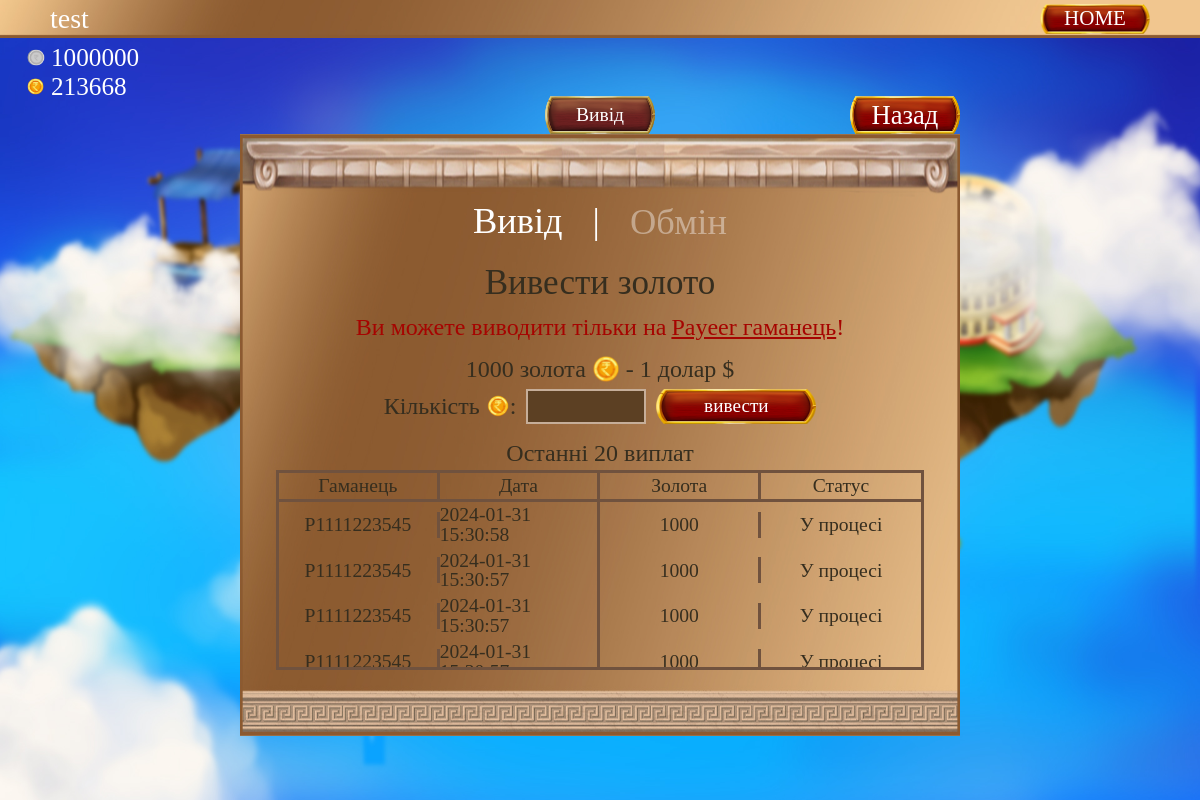
The page /ua/pages/withdraw.php (signed in) on the database its author committed.
### tables this page shows
CREATE TABLE `users` (
  `user_id` int NOT NULL,
  `username` text NOT NULL,
  `email` text NOT NULL,
  `password` text NOT NULL,
  `payeer_wallet` varchar(20) DEFAULT NULL,
  `ref_id` int NOT NULL,
  `ban` int NOT NULL DEFAULT '0',
  `key_forgot` text
);

CREATE TABLE `users_b` (
  `user_id` int NOT NULL,
  `username` text NOT NULL,
  `silver` int NOT NULL,
  `gold` int NOT NULL
);

CREATE TABLE `users_withdraw` (
  `withdraw_id` int NOT NULL,
  `user_id` int NOT NULL,
  `date_withdraw` int NOT NULL,
  `gold` int NOT NULL,
  `payeer_wallet` varchar(20) NOT NULL,
  `status` int NOT NULL
);

### ua/pages/withdraw.php (the view, shortened to what this page needs)
<?php
	require_once '../../classes/configdb.php';
	$user_id = intval($_SESSION['user']);
	$user = $db->query("SELECT * FROM users WHERE user_id = '$user_id'");
	$row = $user->fetch_assoc();
	$users_b = $db->query("SELECT * FROM users_b WHERE user_id = '$user_id'");
	$row2 = $users_b->fetch_assoc();
?>
<!DOCTYPE html>
<html lang="ru">
	<head>
		<link rel="stylesheet" type="text/css" href="../../css/style4.css">
	</head>
	<body>
		<div class="main">
			<div class="header">
				<div class="panel">
					<div class="panel_nick"><?=$row['username']?></div>
					<a class="panel_exit" href="mylands.php">HOME</a>
				</div>
				<div class="silver">
					<div class="silver-img"></div>
					<div class="silver-text"><?=$row2['silver']?></div>
				</div>
				<div class="gold">
					<div class="gold-img"></div>
					<div class="gold-text"><?=$row2['gold']?></div>
				</div>
			</div>
			<div class="help_main">
				<div class="help_buttons">
					<div class="help_button3">Вивід</div>
					<a class="help_button" href="mylands.php">Назад</a>
				</div>
				<div class="help_block">
					<div class="block1">
						<?if($_GET['1'] === "Обмін") {?>
						<form class="buttons_change" action="" method="GET">
							<input class="h1_button blur" type="submit" value="Вивід" name="1">
							<h1 class="h1_button" style="cursor:default;">|</h1>
							<h1 class="h1_button" style="cursor:default;">Обмін</h1>
						</form>
						<div class="swap_block">
							<?if(isset($_SESSION['msgb'])){?><h2 class="msg"><?=$_SESSION['msgb']?></h2><?} unset($_SESSION['msgb']);?>
							<h1 class="h1_block">Обміняти золото</h1>
							<h2 class="h2_block">1 золото <img src="../../img/islands/coin_gold.png" alt="coin"> - 1 срібло <img src="../../img/islands/coin_silver.png" alt="coin"></h2>
							<h2 class="h2_block">
								<form class="swap_form" action="" method="POST">
									<label for="swap_text">Кількість <img src="../../img/islands/coin_gold.png" alt="gold">:</label>
									<input class="swap_text" type="text" name="amount_gold" id="swap_text">
									<input class="swap_input" name="window" type="submit" value="обмін">
								</form>
							</h2>
						</div>
						<h1 class="h2_block">Останні 20 обмінів</h1>
						<div class="table_profile">
							<div class="tr_profile">
								<span class="td_profile" style="border-bottom: 3px solid #70523e;border-right: 3px solid #70523e;">Дата</span>
								<span class="td_profile" style="border-bottom: 3px solid #70523e;border-right: 3px solid #70523e;">Золота</span>
								<span class="td_profile" style="border-bottom: 3px solid #70523e;">Срібла</span>
							</div>
							<? $swap = $db->query("SELECT * FROM swap_gold WHERE user_id = '$user_id' ORDER BY date_swap DESC LIMIT 20");
							if ($swap->num_rows > 0) {
								for ($i = $swap->num_rows; $i > 0; $i--) {
									$row3 = $swap->fetch_assoc();?>
							<div class="tr_profile">
								<span class="td_profile" style="border-right: 3px solid #70523e;"><?=date('Y-m-d H:i:s', $row3['date_swap'])?></span>
								<span class="td_profile" style="border-right: 3px solid #70523e;"><?=$row3['gold']?></span>
								<span class="td_profile"><?=$row3['silver']?></span>
							</div>
							<? } } else { ?>
							<div class="swap_none">
								У вас немає завершених обмінів
							</div>
							<? } ?>
						</div>
						<?} else {?>
						<form class="buttons_change" action="" method="GET">
							<h1 class="h1_button" style="cursor:default;">Вивід</h1>
							<h1 class="h1_button" style="cursor:default;">|</h1>
							<input class="h1_button blur" type="submit" value="Обмін" name="1">
						</form>
						<div class="withdraw_block">
							<h1 class="h1_block">Вивести золото</h1>
							<h2 class="h2_block" style="margin: 15px 0; color: #A60400;">Ви можете виводити тільки на <a style="margin-left: 5px; text-decoration: underline; color: #A60400;" href="profile.php?1=Withdraw">Payeer гаманець</a>!</h2>
							<h2 class="h2_block">1000 золота <img src="../../img/islands/coin_gold.png" alt="coin"> - 1 долар $</h2>
							<h2 class="h2_block">
								<form class="swap_form" action="" method="POST">
									<label for="withdraw_text">Кількість <img src="../../img/islands/coin_gold.png" alt="gold">:</label>
									<input class="swap_text" type="text" name="withdraw_gold" id="withdraw_text">
									<input class="withdraw_input" name="withdraw" type="submit" value="вивести">
								</form>
							</h2>
						</div>
						<h1 class="h2_block">Останні 20 виплат</h1>
						<div class="table_profile">
							<div class="tr_profile">
								<span class="td_profile" style="border-bottom: 3px solid #70523e;border-right: 3px solid #70523e;">Гаманець</span>
								<span class="td_profile" style="border-bottom: 3px solid #70523e;border-right: 3px solid #70523e;">Дата</span>
								<span class="td_profile" style="border-bottom: 3px solid #70523e;border-right: 3px solid #70523e;">Золота</span>
								<span class="td_profile" style="border-bottom: 3px solid #70523e;">Статус</span>
							</div>
							<? $withdraw = $db->query("SELECT * FROM users_withdraw WHERE user_id = '$user_id' ORDER BY date_withdraw DESC LIMIT 20");
							if ($withdraw->num_rows > 0) {
								for ($i = $withdraw->num_rows; $i > 0; $i--) {
									$row4 = $withdraw->fetch_assoc();?>
							<div class="tr_profile">
								<span class="td_profile" style="border-right: 3px solid #70523e;"><?=$row4['payeer_wallet']?></span>
								<span class="td_profile" style="border-right: 3px solid #70523e;"><?=date('Y-m-d H:i:s', $row4['date_withdraw'])?></span>
								<span class="td_profile" style="border-right: 3px solid #70523e;"><?=$row4['gold']?></span>
								<span class="td_profile"><?if ($row4['status'] == 0) { echo 'У процесі'; } else if ($row4['status'] == 1) { echo 'Успішно'; } else { echo 'Скасовано'; }?></span>
							</div>
							<? } } else { ?>
							<div class="swap_none">
								У вас немає завершених висновків
							</div>
							<? } ?>
						</div>
						<?}?>
					</div>
				</div>
			</div>
		</div>
	</body>
</html>

### rows shown on the page
users: username "test"
users_b: silver "1000000", gold "213668"
users_withdraw: payeer_wallet "P1111223545", date_withdraw "2024-01-31 15:30:58", gold "1000", status "У процесі"
users_withdraw: payeer_wallet "P1111223545", date_withdraw "2024-01-31 15:30:57", gold "1000", status "У процесі"
users_withdraw: payeer_wallet "P1111223545", date_withdraw "2024-01-31 15:30:57", gold "1000", status "У процесі"
users_withdraw: payeer_wallet "P1111223545", date_withdraw "2024-01-31…", gold "1000", status "У процесі"
